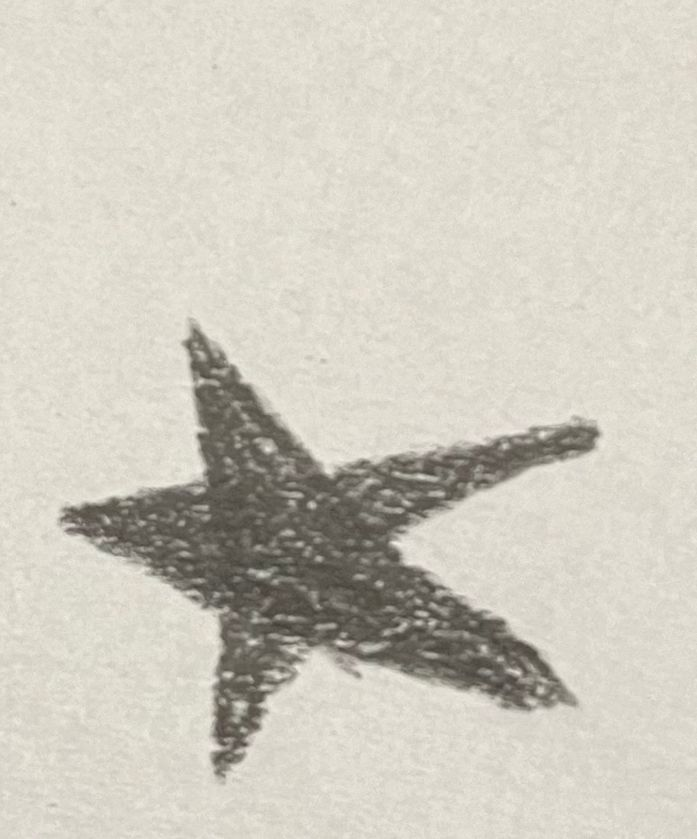
#> input picture machine_tp/shapes.tp/estrella_tp/WhatsApp Image 2025-09-10 at 11.21.23.jpeg, 697 x 839 px, given in place of the camera
$ python camara_correccion.py
#> lines starting #> are read from the running program, lines starting #| are printed output that depends on the picture; after the words box and inside, x2 and y2 are one past the last pixel; in counts of white or black regions, pixels touching at a corner belong together
### machine_tp/utiles/entrenando_tp.py
import cv2
import csv

import numpy as np

from utiles.labels_tp import label_to_int

trainData = []
trainLabels = []

# Agarro las cosas en los archivos las guardo en variables y las mando a train data y labels
def load_training_set():
    global trainData
    global trainLabels
    with open('archivo_hu_tp/figuras_hu.csv') as csv_file:
#> (reads machine_tp/archivo_hu_tp/figuras_hu.csv from the repository)
        csv_reader = csv.reader(csv_file, delimiter=',')
        for row in csv_reader:
            class_label = row.pop() # saca el ultimo elemento de la lista
            floats = []
            for n in row:
                floats.append(float(n)) # tiene los momentos de Hu transformados a float.
            trainData.append(np.array(floats, dtype=np.float32)) # momentos de Hu
            trainLabels.append(np.array([label_to_int(class_label)], dtype=np.int32)) # Resultados
            #Valores y resultados se necesitan por separados
    trainData = np.array(trainData, dtype=np.float32)
    trainLabels = np.array(trainLabels, dtype=np.int32)
# transforma los arrays a arrays de forma numpy


# llama la funcion de arriba, se manda a entrenar y devuelve el modelo entrenado
def train_model():
    load_training_set()

    tree = cv2.ml.DTrees_create()
    tree.setCVFolds(1)
    tree.setMaxDepth(10)
    tree.train(trainData, cv2.ml.ROW_SAMPLE, trainLabels)
    return tree

### machine_tp/utiles/labels_tp.py
def label_to_int(string_label):
    if string_label == 'estrella_tp': return 1
    if string_label == 'rectangulo_tp': return 2
    if string_label == 'triangulo_tp':
        return 3

    else:
        raise Exception('unkown class_label')


# [7 lines left out: function int_to_label, not called in this run]

### machine_tp/camara_correccion.py
import cv2
import numpy as np
import math

# Importamos la función para entrenar desde tu propio script
from utiles.entrenando_tp import train_model

# --- 1. ENTRENAR EL MODELO UNA SOLA VEZ ---
print("Entrenando el modelo, por favor espera...")
model = train_model()
print("¡Modelo entrenado y listo!")

# Diccionario para traducir la predicción del modelo a texto
labels = {1: 'estrella_tp', 2: 'rectangulo_tp', 3: 'triangulo_tp'}

# --- 2. INICIAR LA CÁMARA ---
capture = cv2.VideoCapture(0)
if not capture.isOpened():
    print("Error: No se pudo abrir la cámara.")
    print("Asegúrate de que no esté siendo usada por otro programa.")
    exit()
else:
    print("Cámara iniciada. Presiona 'q' para salir.")

while True:
    # Capturamos un fotograma (frame) de la cámara
    ret, frame = capture.read()
#> frame is the input picture: shape (839, 697, 3); mean B, G, R 191.5, 202.8, 206.8

    # --- MODIFICACIÓN CLAVE ---
    if not ret:
        print("Advertencia: No se pudo capturar el fotograma. Reintentando...")
        continue

    # --- 3. PROCESAR LA IMAGEN PARA ENCONTRAR FORMAS ---
    gray = cv2.cvtColor(frame, cv2.COLOR_BGR2GRAY)
    blurred = cv2.GaussianBlur(gray, (5, 5), 0)
    _, thresh = cv2.threshold(blurred, 127, 255, cv2.THRESH_BINARY_INV)
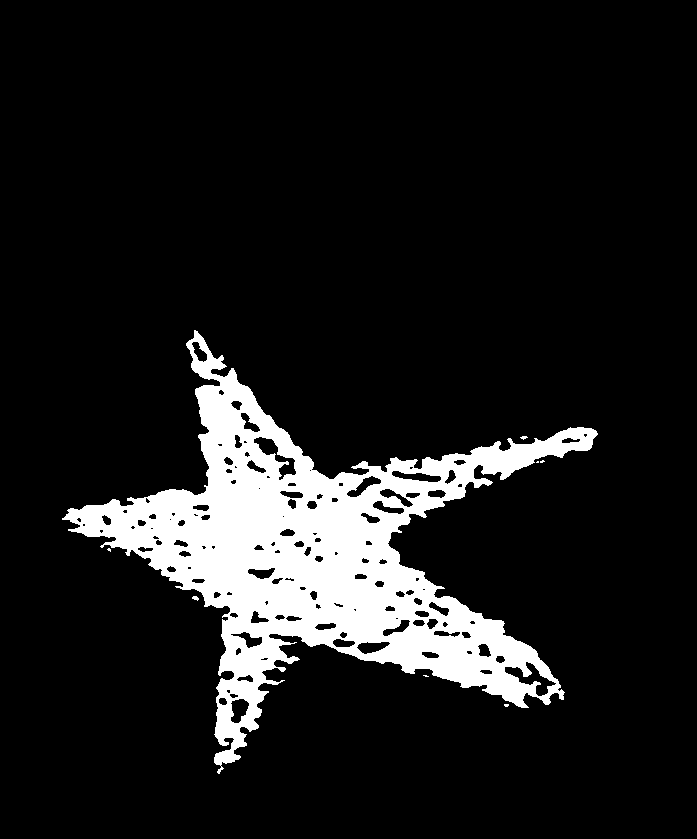
#> thresh: shape (839, 697); 11.2% white; 8 white regions (6 under 20 px)
    contours, _ = cv2.findContours(thresh, cv2.RETR_EXTERNAL, cv2.CHAIN_APPROX_SIMPLE)
#> contours = 8 contours, 7 with area under 20; largest, box (x1, y1, x2, y2) and area: (62, 330, 598, 774) 71686

    # --- 4. ANALIZAR LA FORMA MÁS GRANDE ENCONTRADA ---
    if contours:
        cnt = max(contours, key=cv2.contourArea)
#> cnt = contour of 1525 points, box (x1, y1, x2, y2) (62, 330, 598, 774), area 71686
        if cv2.contourArea(cnt) > 500:
            cv2.drawContours(frame, [cnt], -1, (0, 255, 0), 3)

            # CORRECCIÓN: extracción de valores escalares de Hu Moments
            moments = cv2.moments(cnt)
#> moments = moments, m00 71686.5, centre m10/m00, m01/m00 = (317.7, 554.9)
            hu_moments = cv2.HuMoments(moments)
#> hu_moments = [0.262, 0.00863, 0.000161, 0.000589, 1.81e-07, 4.19e-05, 1.72e-08]
            for i in range(0, 7):
                val = hu_moments[i][0]  # extraemos el escalar
                if val != 0:
                    hu_moments[i][0] = -1 * math.copysign(1.0, val) * math.log10(abs(val))
#> this loop made 7 passes
#> val on passes 1 to 7: 0.262, 0.00863, 0.000161, 0.000589, 1.81e-07, 4.19e-05, 1.72e-08
#> after the loop, hu_moments = [0.581, 2.06, 3.79, 3.23, 6.74, 4.38, 7.77]

            # CORRECCIÓN: conversión a float32
            hu_moments_reshaped = hu_moments.reshape(1, -1).astype(np.float32)

            # Predicción del modelo
            prediction = model.predict(hu_moments_reshaped)
#> prediction = (2, [2])
            label_text = labels.get(int(prediction[0]), "Desconocido")
#> label_text = 'rectangulo_tp'

            cv2.putText(frame, label_text, (50, 50),
                        cv2.FONT_HERSHEY_SIMPLEX, 1.5, (0, 0, 255), 3, cv2.LINE_AA)
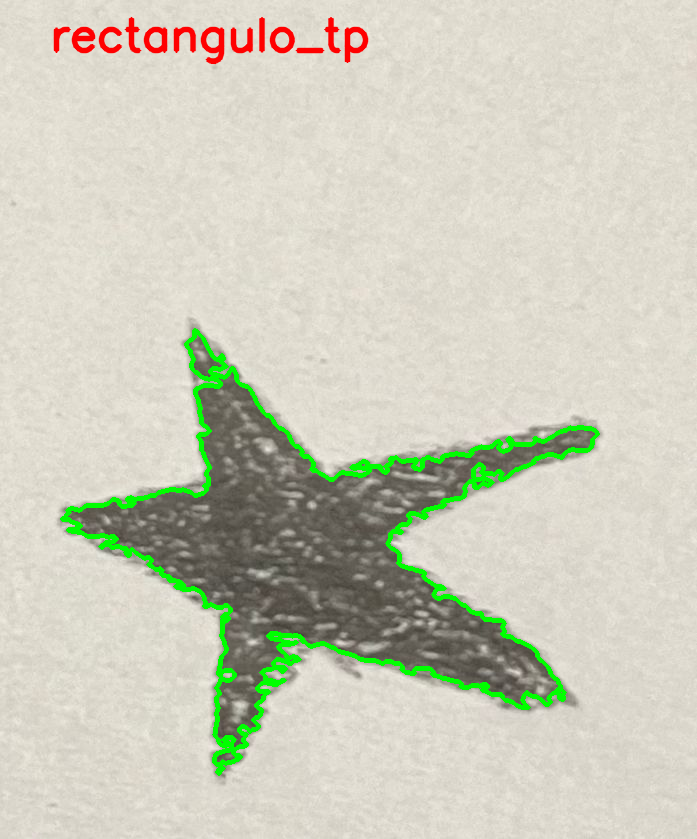
#> frame: shape (839, 697, 3); mean B, G, R 187.4, 204.4, 204.1

    # --- 6. MOSTRAR EL VIDEO ---
    cv2.imshow('Reconocimiento de Figuras', frame)

    # Salimos del bucle con 'q'
    if cv2.waitKey(1) & 0xFF == ord('q'):
#> (key q is pressed here)
        break

# Liberamos la cámara y cerramos las ventanas
capture.release()
cv2.destroyAllWindows()
